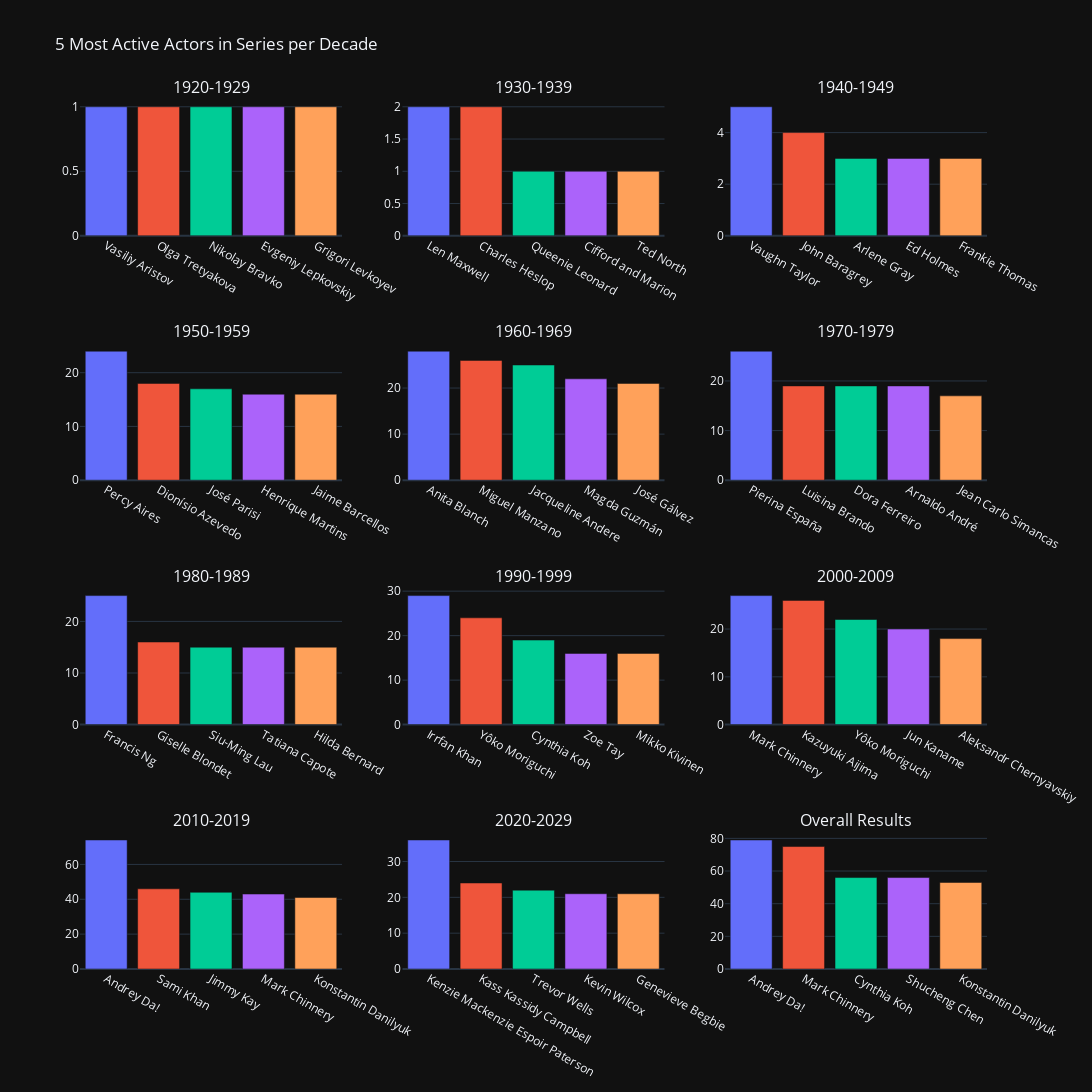

Notebook cell for this chart:
### Code cell
# We can now run the same script on the new data to display the same plots, with actors from series

depart = 1920
fin = 1929
subplot = []
for i in range(11):
    actors_series_decade = actors_series_year[(actors_series_year['startYear']>=depart)&(actors_series_year['startYear']<=fin)]
    temp = actors_series_decade['primaryName'].value_counts()[:5].rename_axis('name').reset_index(name='count')
    subplot.append(temp)
    depart+=10
    fin+=10
globa = actors_series_year['primaryName'].value_counts()[:5].rename_axis('name').reset_index(name='count')

fig = make_subplots(
    rows=4, cols=3,
    subplot_titles=('1920-1929', '1930-1939','1940-1949','1950-1959','1960-1969','1970-1979','1980-1989','1990-1999','2000-2009','2010-2019','2020-2029','Overall Results'),
    )

fig.append_trace(
    go.Bar(x=subplot[0]['name'],
    y=subplot[0]['count'],
    marker_color=px.colors.qualitative.Plotly),
    row=1, col=1
)

fig.append_trace(
    go.Bar(x=subplot[1]['name'],
    y=subplot[1]['count'],
    marker_color=px.colors.qualitative.Plotly),
    row=1, col=2
)

fig.append_trace(
    go.Bar(x=subplot[2]['name'],
    y=subplot[2]['count'],
    marker_color=px.colors.qualitative.Plotly),
    row=1, col=3
)

fig.append_trace(
    go.Bar(x=subplot[3]['name'],
    y=subplot[3]['count'],
    marker_color=px.colors.qualitative.Plotly),
    row=2, col=1
)

fig.append_trace(
    go.Bar(x=subplot[4]['name'],
    y=subplot[4]['count'],
    marker_color=px.colors.qualitative.Plotly),
    row=2, col=2
)

fig.append_trace(
    go.Bar(x=subplot[5]['name'],
    y=subplot[5]['count'],
    marker_color=px.colors.qualitative.Plotly),
    row=2, col=3
)

fig.append_trace(
    go.Bar(x=subplot[6]['name'],
    y=subplot[6]['count'],
    marker_color=px.colors.qualitative.Plotly),
    row=3, col=1
)

fig.append_trace(
    go.Bar(x=subplot[7]['name'],
    y=subplot[7]['count'],
    marker_color=px.colors.qualitative.Plotly),
    row=3, col=2
)

fig.append_trace(
    go.Bar(x=subplot[8]['name'],
    y=subplot[8]['count'],
    marker_color=px.colors.qualitative.Plotly),
    row=3, col=3
)

fig.append_trace(
    go.Bar(x=subplot[9]['name'],
    y=subplot[9]['count'],
    marker_color=px.colors.qualitative.Plotly),
    row=4, col=1
)

fig.append_trace(
    go.Bar(x=subplot[10]['name'],
    y=subplot[10]['count'],
    marker_color=px.colors.qualitative.Plotly),
    row=4, col=2
)

fig.append_trace(
    go.Bar(x=globa['name'],
    y=globa['count'],
    marker_color=px.colors.qualitative.Plotly),
    row=4, col=3
)

fig.update_layout(
    template='plotly_dark',
    title='5 Most Active Actors in Series per Decade',
    showlegend=False,
    height = 1250,
    width=1300
)
fig.show()

### Figure 1 — Plotly figure (JSON) as saved in the notebook; plotly's stock layout.template omitted (floating-point values rounded to 4 significant figures)
{"data": [{"marker": {"color": ["#636EFA", "#EF553B", "#00CC96", "#AB63FA", "#FFA15A", "#19D3F3", "#FF6692", "#B6E880", "#FF97FF", "#FECB52"]}, "type": "bar", "x": ["Vasiliy Aristov", "Olga Tretyakova", "Nikolay Bravko", "Evgeniy Lepkovskiy", "Grigori Levkoyev"], "xaxis": "x", "y": [1, 1, 1, 1, 1], "yaxis": "y"}, {"marker": {"color": ["#636EFA", "#EF553B", "#00CC96", "#AB63FA", "#FFA15A", "#19D3F3", "#FF6692", "#B6E880", "#FF97FF", "#FECB52"]}, "type": "bar", "x": ["Len Maxwell", "Charles Heslop", "Queenie Leonard", "Cifford and Marion", "Ted North"], "xaxis": "x2", "y": [2, 2, 1, 1, 1], "yaxis": "y2"}, {"marker": {"color": ["#636EFA", "#EF553B", "#00CC96", "#AB63FA", "#FFA15A", "#19D3F3", "#FF6692", "#B6E880", "#FF97FF", "#FECB52"]}, "type": "bar", "x": ["Vaughn Taylor", "John Baragrey", "Arlene Gray", "Ed Holmes", "Frankie Thomas"], "xaxis": "x3", "y": [5, 4, 3, 3, 3], "yaxis": "y3"}, {"marker": {"color": ["#636EFA", "#EF553B", "#00CC96", "#AB63FA", "#FFA15A", "#19D3F3", "#FF6692", "#B6E880", "#FF97FF", "#FECB52"]}, "type": "bar", "x": ["Percy Aires", "Dionísio Azevedo", "José Parisi", "Henrique Martins", "Jaime Barcellos"], "xaxis": "x4", "y": [24, 18, 17, 16, 16], "yaxis": "y4"}, {"marker": {"color": ["#636EFA", "#EF553B", "#00CC96", "#AB63FA", "#FFA15A", "#19D3F3", "#FF6692", "#B6E880", "#FF97FF", "#FECB52"]}, "type": "bar", "x": ["Anita Blanch", "Miguel Manzano", "Jacqueline Andere", "Magda Guzmán", "José Gálvez"], "xaxis": "x5", "y": [28, 26, 25, 22, 21], "yaxis": "y5"}, {"marker": {"color": ["#636EFA", "#EF553B", "#00CC96", "#AB63FA", "#FFA15A", "#19D3F3", "#FF6692", "#B6E880", "#FF97FF", "#FECB52"]}, "type": "bar", "x": ["Pierina España", "Luisina Brando", "Dora Ferreiro", "Arnaldo André", "Jean Carlo Simancas"], "xaxis": "x6", "y": [26, 19, 19, 19, 17], "yaxis": "y6"}, {"marker": {"color": ["#636EFA", "#EF553B", "#00CC96", "#AB63FA", "#FFA15A", "#19D3F3", "#FF6692", "#B6E880", "#FF97FF", "#FECB52"]}, "type": "bar", "x": ["Francis Ng", "Giselle Blondet", "Siu-Ming Lau", "Tatiana Capote", "Hilda Bernard"], "xaxis": "x7", "y": [25, 16, 15, 15, 15], "yaxis": "y7"}, {"marker": {"color": ["#636EFA", "#EF553B", "#00CC96", "#AB63FA", "#FFA15A", "#19D3F3", "#FF6692", "#B6E880", "#FF97FF", "#FECB52"]}, "type": "bar", "x": ["Irrfan Khan", "Yôko Moriguchi", "Cynthia Koh", "Zoe Tay", "Mikko Kivinen"], "xaxis": "x8", "y": [29, 24, 19, 16, 16], "yaxis": "y8"}, {"marker": {"color": ["#636EFA", "#EF553B", "#00CC96", "#AB63FA", "#FFA15A", "#19D3F3", "#FF6692", "#B6E880", "#FF97FF", "#FECB52"]}, "type": "bar", "x": ["Mark Chinnery", "Kazuyuki Aijima", "Yôko Moriguchi", "Jun Kaname", "Aleksandr Chernyavskiy"], "xaxis": "x9", "y": [27, 26, 22, 20, 18], "yaxis": "y9"}, {"marker": {"color": ["#636EFA", "#EF553B", "#00CC96", "#AB63FA", "#FFA15A", "#19D3F3", "#FF6692", "#B6E880", "#FF97FF", "#FECB52"]}, "type": "bar", "x": ["Andrey Da!", "Sami Khan", "Jimmy Kay", "Mark Chinnery", "Konstantin Danilyuk"], "xaxis": "x10", "y": [74, 46, 44, 43, 41], "yaxis": "y10"}, {"marker": {"color": ["#636EFA", "#EF553B", "#00CC96", "#AB63FA", "#FFA15A", "#19D3F3", "#FF6692", "#B6E880", "#FF97FF", "#FECB52"]}, "type": "bar", "x": ["Kenzie Mackenzie Espoir Paterson", "Kass Kassidy Campbell", "Trevor Wells", "Kevin Wilcox", "Genevieve Begbie"], "xaxis": "x11", "y": [36, 24, 22, 21, 21], "yaxis": "y11"}, {"marker": {"color": ["#636EFA", "#EF553B", "#00CC96", "#AB63FA", "#FFA15A", "#19D3F3", "#FF6692", "#B6E880", "#FF97FF", "#FECB52"]}, "type": "bar", "x": ["Andrey Da!", "Mark Chinnery", "Cynthia Koh", "Shucheng Chen", "Konstantin Danilyuk"], "xaxis": "x12", "y": [79, 75, 56, 56, 53], "yaxis": "y12"}], "layout": {"annotations": [{"font": {"size": 16}, "showarrow": false, "text": "1920-1929", "x": 0.1444, "xanchor": "center", "xref": "paper", "y": 1, "yanchor": "bottom", "yref": "paper"}, {"font": {"size": 16}, "showarrow": false, "text": "1930-1939", "x": 0.5, "xanchor": "center", "xref": "paper", "y": 1, "yanchor": "bottom", "yref": "paper"}, {"font": {"size": 16}, "showarrow": false, "text": "1940-1949", "x": 0.8556, "xanchor": "center", "xref": "paper", "y": 1, "yanchor": "bottom", "yref": "paper"}, {"font": {"size": 16}, "showarrow": false, "text": "1950-1959", "x": 0.1444, "xanchor": "center", "xref": "paper", "y": 0.7188, "yanchor": "bottom", "yref": "paper"}, {"font": {"size": 16}, "showarrow": false, "text": "1960-1969", "x": 0.5, "xanchor": "center", "xref": "paper", "y": 0.7188, "yanchor": "bottom", "yref": "paper"}, {"font": {"size": 16}, "showarrow": false, "text": "1970-1979", "x": 0.8556, "xanchor": "center", "xref": "paper", "y": 0.7188, "yanchor": "bottom", "yref": "paper"}, {"font": {"size": 16}, "showarrow": false, "text": "1980-1989", "x": 0.1444, "xanchor": "center", "xref": "paper", "y": 0.4375, "yanchor": "bottom", "yref": "paper"}, {"font": {"size": 16}, "showarrow": false, "text": "1990-1999", "x": 0.5, "xanchor": "center", "xref": "paper", "y": 0.4375, "yanchor": "bottom", "yref": "paper"}, {"font": {"size": 16}, "showarrow": false, "text": "2000-2009", "x": 0.8556, "xanchor": "center", "xref": "paper", "y": 0.4375, "yanchor": "bottom", "yref": "paper"}, {"font": {"size": 16}, "showarrow": false, "text": "2010-2019", "x": 0.1444, "xanchor": "center", "xref": "paper", "y": 0.1562, "yanchor": "bottom", "yref": "paper"}, {"font": {"size": 16}, "showarrow": false, "text": "2020-2029", "x": 0.5, "xanchor": "center", "xref": "paper", "y": 0.1562, "yanchor": "bottom", "yref": "paper"}, {"font": {"size": 16}, "showarrow": false, "text": "Overall Results", "x": 0.8556, "xanchor": "center", "xref": "paper", "y": 0.1562, "yanchor": "bottom", "yref": "paper"}], "height": 1250, "showlegend": false, "title": {"text": "5 Most Active Actors in Series per Decade"}, "width": 1300, "xaxis": {"anchor": "y", "domain": [0, 0.2889]}, "xaxis10": {"anchor": "y10", "domain": [0, 0.2889]}, "xaxis11": {"anchor": "y11", "domain": [0.3556, 0.6444]}, "xaxis12": {"anchor": "y12", "domain": [0.7111, 1]}, "xaxis2": {"anchor": "y2", "domain": [0.3556, 0.6444]}, "xaxis3": {"anchor": "y3", "domain": [0.7111, 1]}, "xaxis4": {"anchor": "y4", "domain": [0, 0.2889]}, "xaxis5": {"anchor": "y5", "domain": [0.3556, 0.6444]}, "xaxis6": {"anchor": "y6", "domain": [0.7111, 1]}, "xaxis7": {"anchor": "y7", "domain": [0, 0.2889]}, "xaxis8": {"anchor": "y8", "domain": [0.3556, 0.6444]}, "xaxis9": {"anchor": "y9", "domain": [0.7111, 1]}, "yaxis": {"anchor": "x", "domain": [0.8438, 1]}, "yaxis10": {"anchor": "x10", "domain": [0, 0.1562]}, "yaxis11": {"anchor": "x11", "domain": [0, 0.1562]}, "yaxis12": {"anchor": "x12", "domain": [0, 0.1562]}, "yaxis2": {"anchor": "x2", "domain": [0.8438, 1]}, "yaxis3": {"anchor": "x3", "domain": [0.8438, 1]}, "yaxis4": {"anchor": "x4", "domain": [0.5625, 0.7188]}, "yaxis5": {"anchor": "x5", "domain": [0.5625, 0.7188]}, "yaxis6": {"anchor": "x6", "domain": [0.5625, 0.7188]}, "yaxis7": {"anchor": "x7", "domain": [0.2812, 0.4375]}, "yaxis8": {"anchor": "x8", "domain": [0.2812, 0.4375]}, "yaxis9": {"anchor": "x9", "domain": [0.2812, 0.4375]}}}
